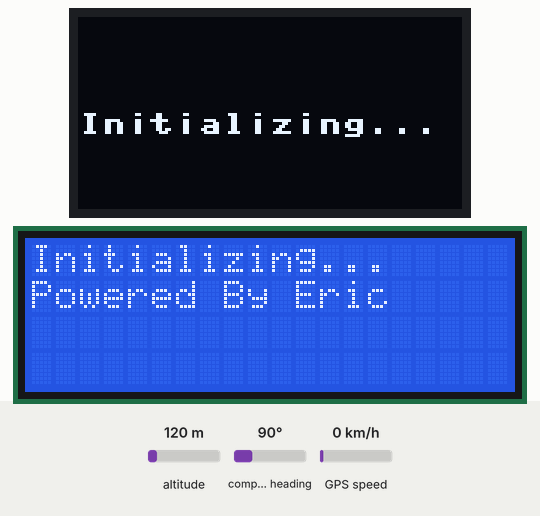
Bench run of a program on a simulated Raspberry Pi Pico running MicroPython. Shown: 128×64 one-colour display, 20×4 character LCD. The inputs (shaded band) are chosen by the test bench; at power-on: altitude 120 m, compass heading 90°, GPS speed 0 km/h. The GPS gets a fix after 3 s at 37.7749, -122.4194 with 8 satellites; library files of the repository ran but are not shown: lcd_api.py, pico_i2c_lcd.py, ssd1306.py, micropyGPS.py.

Above: at 0.2 s.
At 2.59 s:
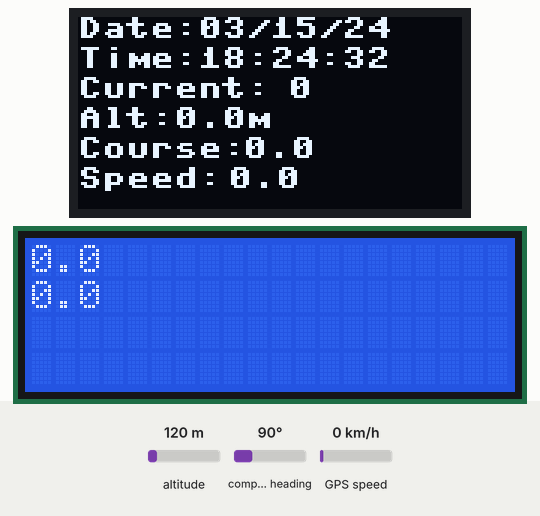
At 11.45 s:
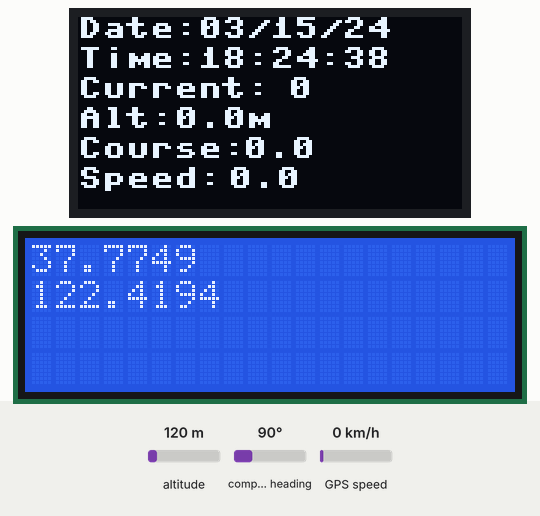
At 20.74 s:
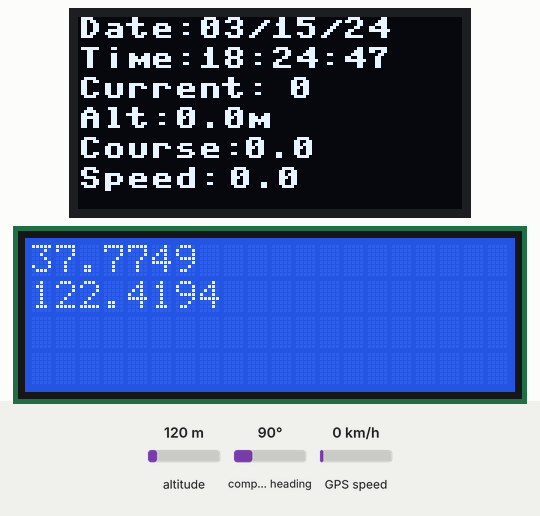
At 30.38 s:
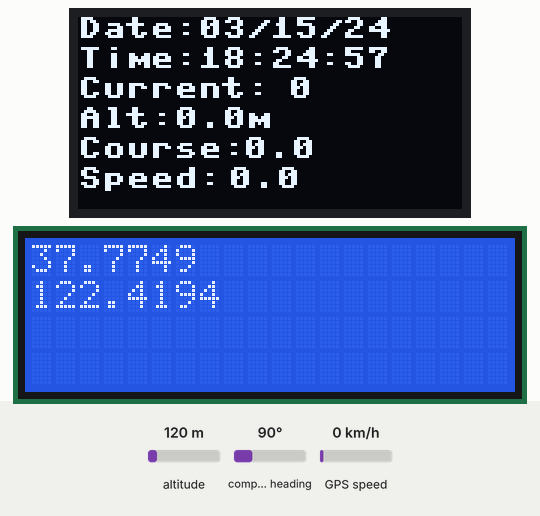
At 39.66 s:
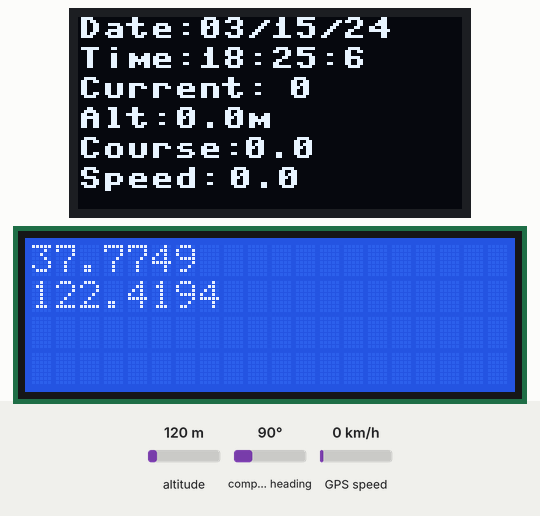

Measured:
- what the display in image 0 shows lasts 2.0 s, from 0.2 s to 2.2 s

The program:

main.py
```python
import machine
from machine import I2C,Pin,UART
from lcd_api import LcdApi
from pico_i2c_lcd import I2cLcd
from ssd1306 import SSD1306_I2C
from micropyGPS import MicropyGPS
import time

#开始初始化

# ===OLED===
# I2C
oled_i2c_sda = machine.Pin(10)
oled_i2c_scl = machine.Pin(11)
oled_i2c_i2c = machine.I2C(1,sda=oled_i2c_sda,scl=oled_i2c_scl, freq=400000)

oled = SSD1306_I2C(128, 64, oled_i2c_i2c)
oled.fill(0)
oled.show()
oled.text('Initializing...', 0, 32)
oled.show()

# ===LCD1602===
# I2C
lcd1602_i2c_sda = machine.Pin(16)
lcd1602_i2c_scl = machine.Pin(17)
lcd1602_i2c_i2c = machine.I2C(0,sda=lcd1602_i2c_sda,scl=lcd1602_i2c_scl, freq=400000)

I2C_ADDR = 0x27
I2C_NUM_ROWS = 4
I2C_NUM_COLS = 20
lcd = I2cLcd(lcd1602_i2c_i2c, I2C_ADDR, I2C_NUM_ROWS, I2C_NUM_COLS)
lcd.clear()
lcd.move_to(0,0)
lcd.putstr("Initializing...")
lcd.move_to(0,1)
lcd.putstr('Powered By Eric')

# ===UART===
uart_tx=machine.Pin(4)
uart_rx=machine.Pin(5)
com = UART(1, baudrate=9600, tx=uart_tx, rx=uart_rx)


time.sleep(2)

my_gps = MicropyGPS(8)#东八区修正

# 初始化OK清空显示
oled.fill(0)
oled.show()

lcd.clear()


def get_GPS_values():
    global rtc,lat,long
    time.sleep_ms(100)
    cc = com.readline()
    for x in cc:
        my_gps.update(chr(x))
        #lat&long

    lat=str(my_gps.latitude[0] + (my_gps.latitude[1] / 60))
    long=str(my_gps.longitude[0] + (my_gps.longitude[1] / 60))

    #datetime
    date = my_gps.date
    timestamp = my_gps.timestamp
    hour = timestamp[0]
    rtc = str(int(timestamp[0]))+":"+str(int(timestamp[1]))+":"+str(int(timestamp[2]))
    #return 0 #lat,long,rtc

# 开始显示
while True:
    time.sleep_ms(100)
    get_GPS_values()

    lcd.clear()
    lcd.move_to(0,0)
    lcd.putstr(lat)
    lcd.move_to(0,1)
    lcd.putstr(long)

    oled.fill(0)

    oled.text('Date:', 0, 0)
    oled.text(my_gps.date_string(), 40, 0)

    oled.text('Time:', 0, 10)
    oled.text(rtc, 40, 10)

    oled.text('Current:', 0, 20)
    oled.text(str(my_gps.satellites_in_use), 70, 20)

    oled.text('Alt:', 0, 30)
    oled.text((str(my_gps.altitude)+"m"), 32, 30)

    oled.text('Course:', 0, 40)
    oled.text(str(my_gps.course), 55, 40)

    oled.text('Speed:', 0, 50)
    oled.text(str(my_gps.speed[2]), 50, 50)

    oled.show()
    time.sleep_ms(100)


# LCD1602显示经纬度
'''
lcd.move_to(0,0)
lcd.putstr("Hello")
lcd.move_to(0,1)
lcd.putstr("Hello this")'''

# OLED显示其他信息
'''oled.text('Hello', 0, 0)
oled.text('World', 0, 10)
oled.show()'''
```
